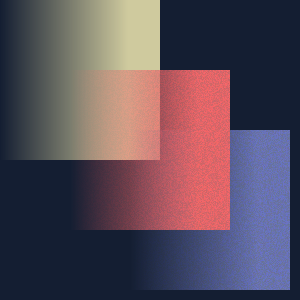
Frame 1 (no input)
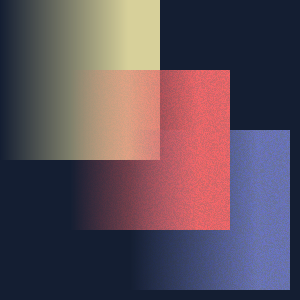
Frame 60 (the mouse pressed at the canvas centre just before this capture)
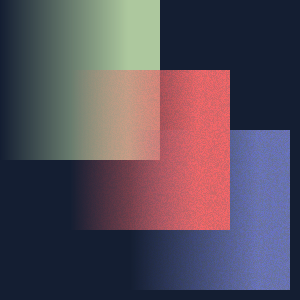
Frame 120 (the mouse held since frame 60 and released just before this capture)

The Processing sketch that drew these frames (run headless with seeded random() and noise(); from frame 60 on, the mouse is pressed at the canvas centre):

// Processing sketch: createPImage
// ── createPImage.pde
 // w,h size of image in pixel


void setup(){
  size(300,300);
  background(20,30,50);
}

void draw(){
  background(20,30,50);
  
  int r = int(random(120,255));
  int g = int(random(200,210));
  int b = int(random(120,160));
  
  PImage img = createImage(160,160,ARGB);
  PImage img2= createImage(160,160,ARGB);
  PImage img3= createImage(160,160,ARGB);
  img2.loadPixels();
  for (int i = 0; i< img2.pixels.length; i++){
   img2.pixels[i] = color(r, g, b, i% img2.width*2);
   }
  img2.updatePixels();

  image(img2, 0, 0);
  
 
  img.loadPixels(); // work on the image's pixels
  for (int i = 0; i < img.pixels.length; i++) { //i is set to be the unit of pixel's length inc 1
  img.pixels[i] = color(random(100,110), random(110,120), random(150,200), i % img.height * 2); 
  //take all the pixels [i] in the image and assign each of them color
  }
  img.updatePixels();
  //to work on pixels we must loadPixels and updatePixels 

  image(img, 130, 130); //img xcoordinate ycoordinate
  
  
  img3.loadPixels();
    for(int i = 0; i< img3.pixels.length; i++ ){
      img3.pixels [i] = color(random(200,250), random(100,105), random(100,110), i% img3.height*2);
    }
    img3.updatePixels();
    image(img3, 70, 70);
}
//img xcoordinate ycoordinate
//image(img, 34, 34); //draw two img in different location
//image(img2, 0, 0);

//pixel lenght:
// 0  1  2  3
// 4  5  6  7
// 8  9  10 11  (size : 3*4=12)
  
